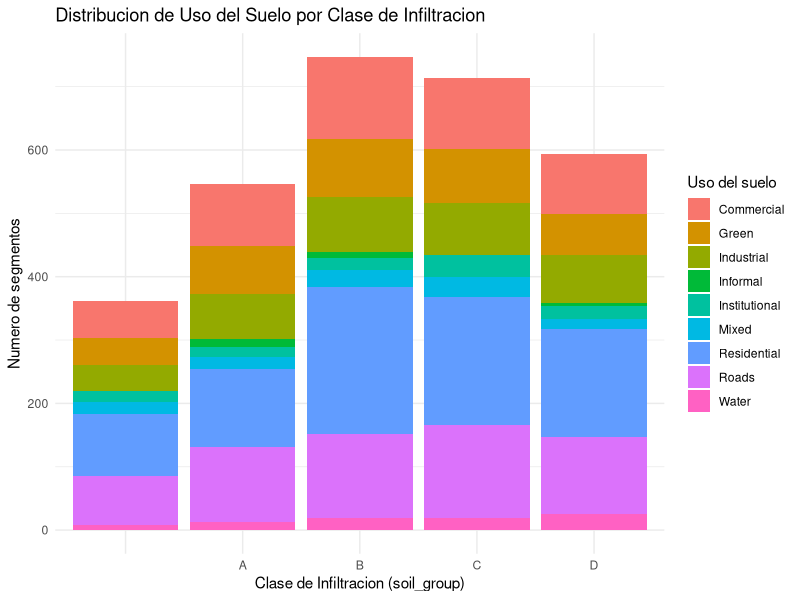

Write R code to recreate this figure.
## ---- chunk 1
knitr::opts_chunk$set(echo = FALSE)
# Instalar y cargar librerías necesarias
if (!require(dplyr)) install.packages("dplyr")
if (!require(ggplot2)) install.packages("ggplot2")
if (!require(tidyr)) install.packages("tidyr")
library(dplyr)
library(ggplot2)
library(tidyr)
## ---- chunk 2
#Cargar el dataset
data <- read.csv("urban_pluvial_flood_risk_dataset.csv")

# Mostrar las primeras filas
head(data, n=5)

# Dimensiones
cat("Filas:", nrow(data), "\nColumnas:", ncol(data), "\n")
## ---- chunk 3
# Tipos de variables
str(data)

# Estadísticas para variables numéricas
summary(data[c("elevation_m", "drainage_density_km_per_km2", 
               "storm_drain_proximity_m", "historical_rainfall_intensity_mm_hr", 
               "return_period_years")])

# Media, mediana y desviación estándar (ejemplo para elevation_m)
mean_elevation <- mean(data$elevation_m, na.rm=TRUE)
median_elevation <- median(data$elevation_m, na.rm=TRUE)
sd_elevation <- sd(data$elevation_m, na.rm=TRUE)
cat("Elevation_m: Media =", mean_elevation, " Mediana =", median_elevation, 
    " SD =", sd_elevation, "\n")

# Frecuencias de variables categóricas
table(data$land_use)
prop.table(table(data$land_use)) * 100

table(data$soil_group)
prop.table(table(data$soil_group)) * 100

table(data$city_name)
## ---- chunk 4
# Contar valores faltantes por columna
colSums(is.na(data))

# Porcentaje de valores faltantes
colMeans(is.na(data)) * 100
## ---- chunk 5
# Seleccionar columnas
data_subset <- data %>% select(city_name, admin_ward, catchment_id, land_use, soil_group)

# Frecuencias de land_use
land_use_counts <- table(data_subset$land_use)
cat("Cantidad de usos del suelo:\n")
print(land_use_counts)

# Uso del suelo más común
max_land_use <- names(which.max(land_use_counts))
count_land_use <- max(land_use_counts)
cat("Uso de suelo mas comun:", max_land_use, "\nFrecuencia:", count_land_use, "\n")

# Tabla cruzada
tabla <- table(data_subset$soil_group, data_subset$land_use)
tabla_df <- as.data.frame.table(tabla)

# Gráfico de barras apiladas
ggplot(tabla_df, aes(x=Var1, y=Freq, fill=Var2)) +
  geom_bar(stat="identity", position="stack") +
  labs(title="Distribucion de Uso del Suelo por Clase de Infiltracion",
       x="Clase de Infiltracion (soil_group)", y="Numero de segmentos") +
  scale_fill_discrete(name="Uso del suelo") +
  theme_minimal() +
  theme(legend.position="right")
